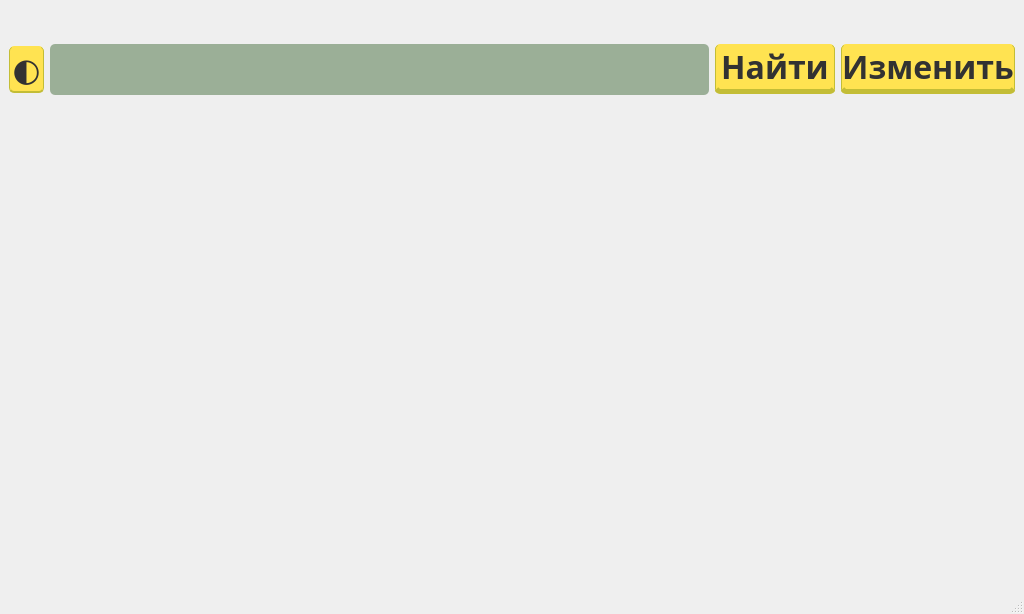
<?xml version="1.0" encoding="UTF-8"?>
<ui version="4.0">
 <class>MainWindow</class>
 <widget class="QMainWindow" name="MainWindow">
  <property name="geometry">
   <rect>
    <x>0</x>
    <y>0</y>
    <width>1024</width>
    <height>614</height>
   </rect>
  </property>
  <property name="windowTitle">
   <string>MainWindow</string>
  </property>
  <property name="styleSheet">
   <string notr="true"/>
  </property>
  <widget class="QWidget" name="centralwidget">
   <layout class="QVBoxLayout" name="verticalLayout">
    <item>
     <layout class="QHBoxLayout" name="horizontalLayout">
      <property name="topMargin">
       <number>35</number>
      </property>
      <item>
       <widget class="QPushButton" name="pushButton_color">
        <property name="minimumSize">
         <size>
          <width>35</width>
          <height>35</height>
         </size>
        </property>
        <property name="sizeIncrement">
         <size>
          <width>45</width>
          <height>0</height>
         </size>
        </property>
        <property name="font">
         <font>
          <family>American Typewriter</family>
          <pointsize>24</pointsize>
          <italic>false</italic>
          <bold>true</bold>
         </font>
        </property>
        <property name="styleSheet">
         <string notr="true">QPushButton{
	background-color:	rgb(255,227,81);
	border: none;
	border-radius: 5px;
	border-bottom: 2px solid rgb(195, 189, 54);
	border-right: 1px solid rgb(195, 189, 54);
	border-left: 1px solid rgb(195, 189, 54);
	font: 700 24pt 'American Typewriter'; color:rgb(50, 50, 50)
	
}
QPushButton:hover{
	background-color:	rgb(255,240,90);
	border-radius: 5px;
	border-bottom: 2px solid rgb(195, 189, 54);
	border-right: 1px solid rgb(195, 189, 54);
	border-left: 1px solid rgb(195, 189, 54);
	font: 700 25pt 'American Typewriter'; color:rgb(50, 50, 50)
}
QPushButton:pressed{
	background-color:	rgb(255,215,70);
	border-radius: 5px;
	border-bottom: 2px solid rgb(195, 189, 54);
	border-right: 1px solid rgb(195, 189, 54);
	border-left: 1px solid rgb(195, 189, 54);
	font: 700 24pt 'American Typewriter'; color:rgb(50, 50, 50)
}</string>
        </property>
        <property name="text">
         <string>◐</string>
        </property>
       </widget>
      </item>
      <item>
       <widget class="QLineEdit" name="lineEdit">
        <property name="minimumSize">
         <size>
          <width>300</width>
          <height>0</height>
         </size>
        </property>
        <property name="font">
         <font>
          <family>American Typewriter</family>
          <pointsize>26</pointsize>
          <italic>false</italic>
          <bold>true</bold>
         </font>
        </property>
        <property name="styleSheet">
         <string notr="true">border-radius: 5px;
background-color: rgba(136, 160, 131, 207);
border: none;
font: 700 26pt 'American Typewriter'; color:rgb(50, 50, 50)</string>
        </property>
       </widget>
      </item>
      <item>
       <widget class="QPushButton" name="pushButton_serch">
        <property name="minimumSize">
         <size>
          <width>120</width>
          <height>37</height>
         </size>
        </property>
        <property name="sizeIncrement">
         <size>
          <width>0</width>
          <height>0</height>
         </size>
        </property>
        <property name="font">
         <font>
          <family>American Typewriter</family>
          <pointsize>24</pointsize>
          <italic>false</italic>
          <bold>true</bold>
         </font>
        </property>
        <property name="styleSheet">
         <string notr="true">QPushButton{
	background-color:	rgb(255,227,81);
	border: none;
	border-radius: 5px;
	border-bottom: 5px solid rgb(195, 189, 54);
	border-right: 1px solid rgb(195, 189, 54);
	border-left: 1px solid rgb(195, 189, 54);
	font: 700 24pt 'American Typewriter'; color:rgb(50, 50, 50)
	
}
QPushButton:hover{
	background-color:	rgb(255,240,90);
	border-radius: 5px;
	border-bottom: 5px solid rgb(195, 189, 54);
	border-right: 1px solid rgb(195, 189, 54);
	border-left: 1px solid rgb(195, 189, 54);
	font: 700 25pt 'American Typewriter'; color:rgb(50, 50, 50)
}
QPushButton:pressed{
	background-color:	rgb(255,215,70);
	border-radius: 5px;
	border-bottom: 5px solid rgb(195, 189, 54);
	border-right: 1px solid rgb(195, 189, 54);
	border-left: 1px solid rgb(195, 189, 54);
	font: 700 24pt 'American Typewriter'; color:rgb(50, 50, 50)
}</string>
        </property>
        <property name="text">
         <string>Найти</string>
        </property>
       </widget>
      </item>
      <item>
       <widget class="QPushButton" name="pushButton_edit">
        <property name="minimumSize">
         <size>
          <width>150</width>
          <height>37</height>
         </size>
        </property>
        <property name="font">
         <font>
          <family>American Typewriter</family>
          <pointsize>24</pointsize>
          <italic>false</italic>
          <bold>true</bold>
         </font>
        </property>
        <property name="styleSheet">
         <string notr="true">QPushButton{
	background-color:	rgb(255,227,81);
	border: none;
	border-radius: 5px;
	border-bottom: 5px solid rgb(195, 189, 54);
	border-right: 1px solid rgb(195, 189, 54);
	border-left: 1px solid rgb(195, 189, 54);
	font: 700 24pt 'American Typewriter'; color:rgb(50, 50, 50)
	
}
QPushButton:hover{
	background-color:	rgb(255,240,90);
	border-radius: 5px;
	border-bottom: 5px solid rgb(195, 189, 54);
	border-right: 1px solid rgb(195, 189, 54);
	border-left: 1px solid rgb(195, 189, 54);
	font: 700 25pt 'American Typewriter'; color:rgb(50, 50, 50)
}
QPushButton:pressed{
	background-color:	rgb(255,215,70);
	border-radius: 5px;
	border-bottom: 5px solid rgb(195, 189, 54);
	border-right: 1px solid rgb(195, 189, 54);
	border-left: 1px solid rgb(195, 189, 54);
	font: 700 24pt 'American Typewriter'; color:rgb(50, 50, 50)
}</string>
        </property>
        <property name="text">
         <string>Изменить</string>
        </property>
       </widget>
      </item>
     </layout>
    </item>
    <item>
     <widget class="QLabel" name="label">
      <property name="styleSheet">
       <string notr="true">font: 700 70pt 'American Typewriter'; color:rgb(50, 50, 50)</string>
      </property>
      <property name="text">
       <string/>
      </property>
     </widget>
    </item>
    <item>
     <widget class="QLabel" name="label_meaning">
      <property name="minimumSize">
       <size>
        <width>1000</width>
        <height>0</height>
       </size>
      </property>
      <property name="styleSheet">
       <string notr="true">font: 700 34pt 'American Typewriter'; color:rgb(50, 50, 50)</string>
      </property>
      <property name="text">
       <string/>
      </property>
     </widget>
    </item>
   </layout>
  </widget>
  <widget class="QMenuBar" name="menubar">
   <property name="geometry">
    <rect>
     <x>0</x>
     <y>0</y>
     <width>1024</width>
     <height>36</height>
    </rect>
   </property>
  </widget>
  <widget class="QStatusBar" name="statusbar"/>
 </widget>
 <resources/>
 <connections/>
</ui>
